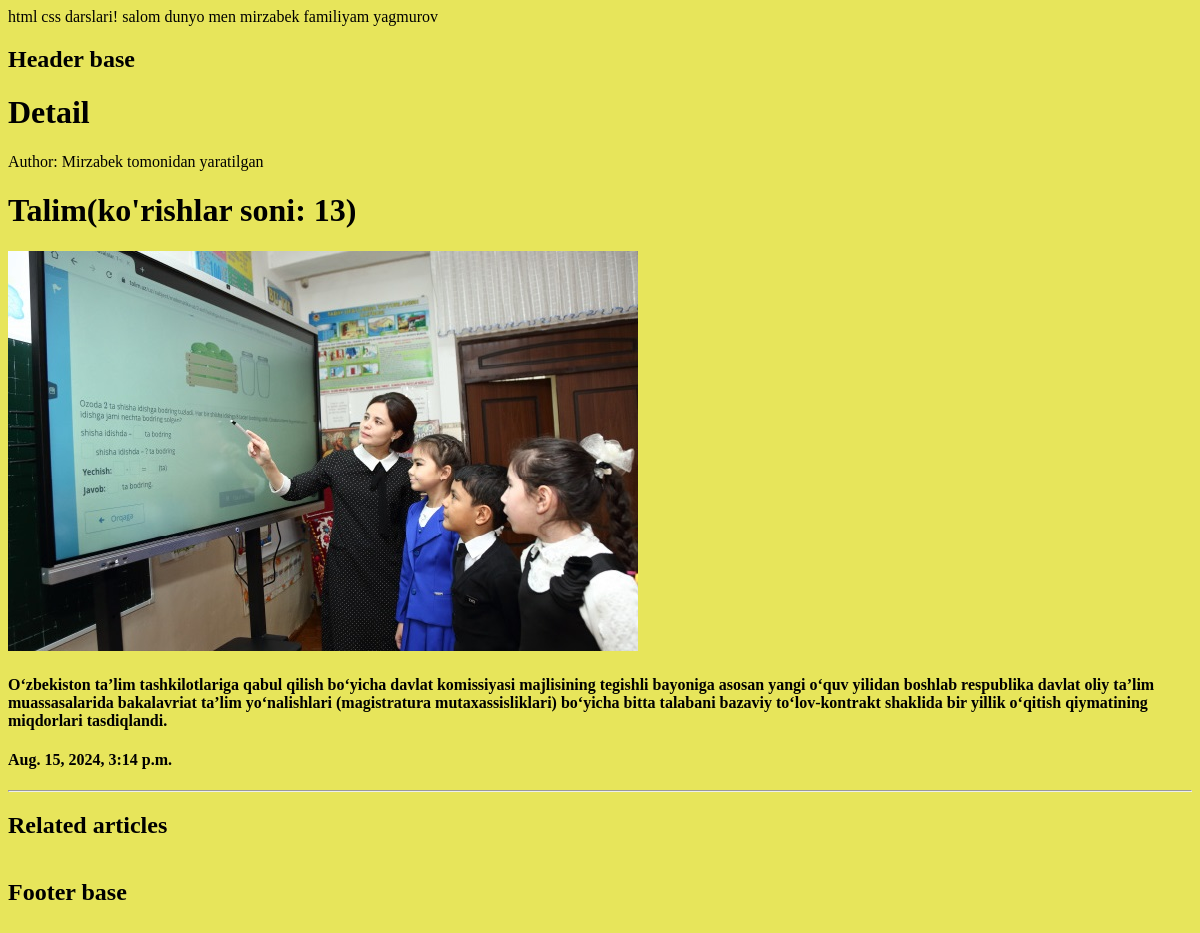
The app's page /detail/talim with its own data.
### home/models.py (models this page shows, shortened)
class Article(models.Model):
    user=models.ForeignKey(User, on_delete=models.CASCADE, blank=True)
    title=models.CharField(max_length=200)
    subtitle=models.CharField(max_length=300)
    slug=models.SlugField(null=True, blank=True)
    category=models.ForeignKey(Category, on_delete=models.CASCADE, null=True, related_name='articles')
    desc=models.TextField()
    photo=models.ImageField(upload_to='articles/')
    tags=models.CharField(max_length=100, null=True, blank=True)
    views=models.PositiveIntegerField(null=True, default=0)
    created_at=models.DateTimeField(auto_now_add=True, verbose_name="Yuklangan vaqti! ")
    updated_at=models.DateTimeField(auto_now=True, verbose_name="Taxrirlangan vaqti! ", null=True, )
    def save(self, *args, **kwargs):
        self.slug=slugify(self.title)
        super().save(*args,**kwargs)
    class Meta:
        db_table='articles'
        indexes=[
            models.Index(fields=['title', 'subtitle'])
        ]

### home/views.py (the view)
# urls.py: path('detail/<str:slug>', detail,name='article-detail'),
def detail(request, slug):
    article=get_object_or_404(Article, slug=slug)
    others=Article.objects.filter(category=article.category).exclude(id=article.id)
    article.views+=1
    article.save()
    context={
        'article':article,
        'articles':others
    }
    return render(request,'detail.html', context)

### templates/detail.html (shortened to what this page needs)
{% extends "base.html" %}
{%block content%}
        <h1> Detail </h1>
        <p>
           Author: {{article.user.username}} tomonidan yaratilgan
        </p>
        <h1>{{article.title}}(ko'rishlar soni: {{ article.views}})</h1>
        <img src="{{article.photo.url}}" alt="{{article.photo.url}}">
        <h4>{{article.desc}}</h4>
        <h4>{{article.created_at}}</h4>
        <hr>
        <h2> Related articles </h2>
<div class="related">
{%endblock content%}

### static/style.css (style rules this page uses)
body { background-color: #e7e55b; }
.related { align-items: center; display: flex; }

### records on screen
Article: user.username "Mirzabek", title "Talim", views "13", photo (picture), desc "O‘zbekiston ta’lim tashkilotlariga qabul qilish bo‘yicha davlat komissiyasi majlisining tegishli bayoniga asosan yangi o‘quv yilidan boshlab respublika davlat oliy ta’lim muassasalarida bakalavriat ta’lim yo‘nalishlari (magistratura mutaxassisliklari) bo‘yicha bitta talabani bazaviy to‘lov-kontrakt shaklida bir yillik o‘qitish qiymatining miqdorlari tasdiqlandi.", created_at "Aug. 15, 2024, 3:14 p.m."
